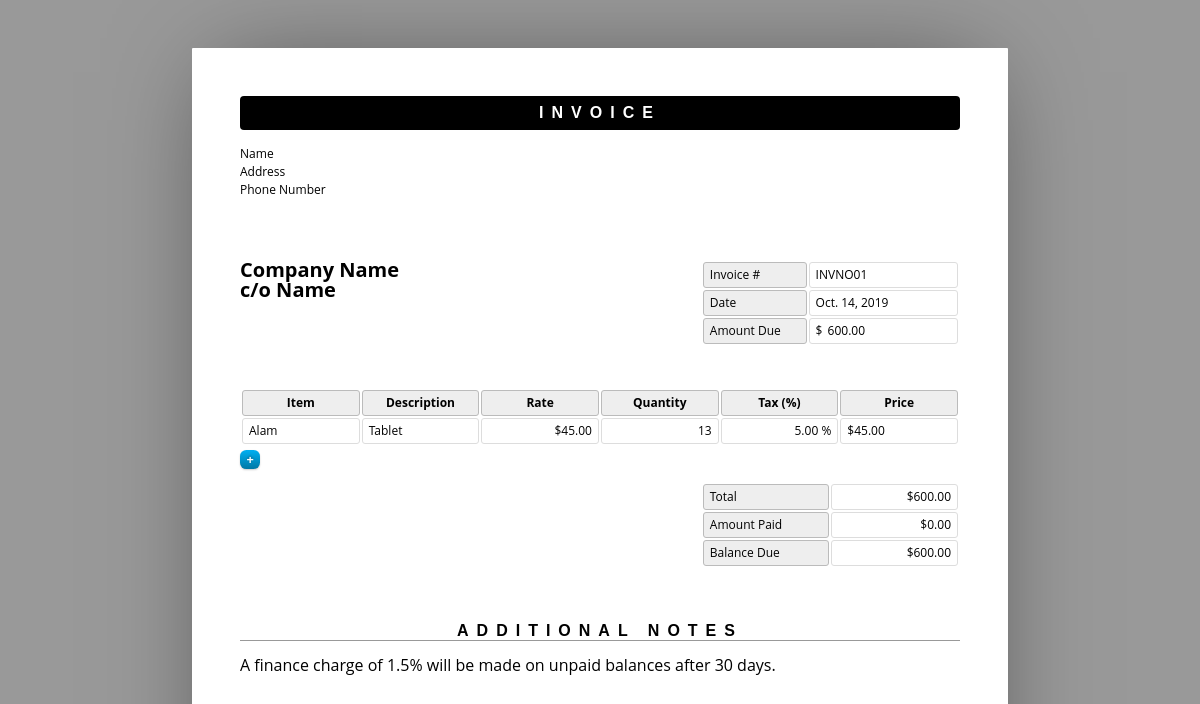
The page /invoice/ on the database as committed earlier.
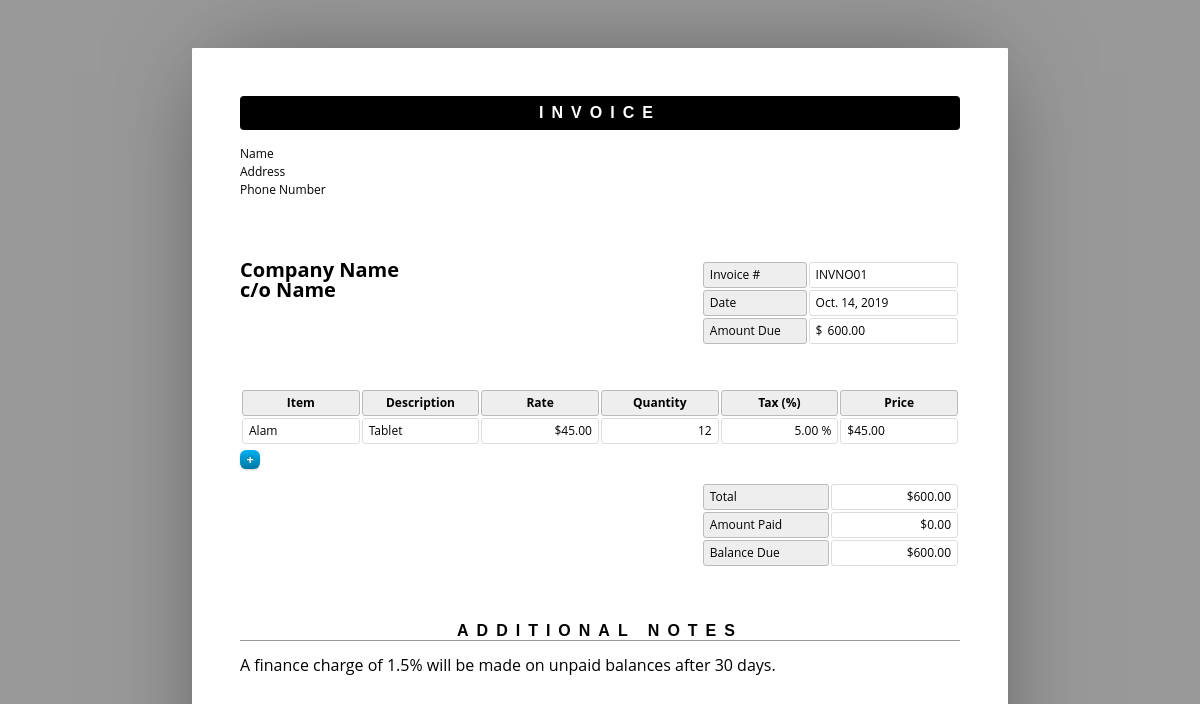
The same page on the database as committed later.
### invoice_medicine/models.py (models this page shows, shortened)
class invoice_medicine(models.Model) :
    invoice_no = models.ForeignKey(invoice,on_delete=models.CASCADE)
    medicine_id = models.ForeignKey(medicineinventory,on_delete=models.CASCADE)
    unit_quantity = models.PositiveIntegerField(default ='1')
    additional_tax = models.DecimalField(max_digits=50,decimal_places=2, default='00.00')
    total_amount = models.DecimalField(max_digits=1000,decimal_places=2, default='0000.00')

### invoice/models.py (models this page shows, shortened)
class invoice(models.Model) :
    invoice_no = models.CharField(max_length=10, default='INVNO',primary_key=True)
    invoice_date = models.DateField()
    supplier_id = models.ForeignKey(supplier,on_delete=models.CASCADE)

### medicineinventory/models.py (models this page shows, shortened)
class medicineinventory(models.Model) :
        medicine_id = models.CharField(max_length=10, default='MID',primary_key=True)
        medicine_name = models.CharField(max_length=35, default='xxx')
        medicine_groups = models.ForeignKey(medicine_group,on_delete=models.CASCADE)
        quantity_on_hand = models.PositiveIntegerField(default = '0')
        reorder_level = models.PositiveIntegerField(default = '1')
        reorder_quantity = models.PositiveIntegerField(default = '1')
        medicine_price = models.DecimalField(max_digits=10000,decimal_places=2, default='00000.00')
        supplier_id = models.ForeignKey(supplier,on_delete=models.CASCADE)

### medicine_group/models.py (models this page shows, shortened)
class medicine_group(models.Model) :
    medicine_groups = models.CharField(max_length=20, default='xxx',primary_key=True)
    medicine_tax = models.DecimalField(max_digits=50,decimal_places=2, default='00.00')
    tax_effective_date = models.DateField()

### invoice_medicine/views.py (the view)
# urls.py: path('invoice/',invoice_medicine_detail_view,name='invoice'),
def invoice_medicine_detail_view(request):
    obj = invoice_medicine.objects.get()
    context = {
        'object' : obj
    }
    return render(request,"invoice/detail.html", context)

### templates/invoice/detail.html (shortened to what this page needs)
{% extends 'form.html' %}
{% load staticfiles %}
{% block content1 %}
	<body>
		    <header>
			    <h1>Invoice</h1>
			    <address contenteditable>
				    <p>Name</p>
				    <p>Address</p>
				    <p>Phone Number</p>
			    </address>
		    </header>
		    <article>
			    <address contenteditable>
				    <p>Company Name<br>c/o Name</p>
			    </address>
			    <table class="meta">
				    <tr>
					    <th><span contenteditable>Invoice #</span></th>
					    <td><span contenteditable>{{ object.invoice_no.invoice_no }}</span></td>
				    </tr>
				    <tr>
					    <th><span contenteditable>Date</span></th>
					    <td><span contenteditable>{{ object.invoice_no.invoice_date }}</span></td>
				    </tr>
				    <tr>
					    <th><span contenteditable>Amount Due</span></th>
					    <td><span id="prefix" contenteditable>$</span><span>600.00</span></td>
				    </tr>
			    </table>
			    <table class="inventory">
				    <thead>
					    <tr>
						    <th><span contenteditable>Item</span></th>
						    <th><span contenteditable>Description</span></th>
						    <th><span contenteditable>Rate</span></th>
							<th><span contenteditable>Quantity</span></th>
							<th><span contenteditable>Tax (%)</span></th>
						    <th><span contenteditable>Price</span></th>
					    </tr>
				    </thead>
				    <tbody>
					    <tr>
						    <td><a class="cut">-</a><span contenteditable>{{ object.medicine_id.medicine_name }}</span></td>
						    <td><span contenteditable>{{ object.medicine_id.medicine_groups.medicine_groups }}</span></td>
						    <td><span data-prefix>$</span><span contenteditable>{{ object.medicine_id.medicine_price }}</span></td>
							<td><span contenteditable>{{ object.medicine_id.quantity_on_hand }}</span></td>
							<td><span contenteditable>{{ object.medicine_id.medicine_groups.medicine_tax }} %</span></td>
						    <td><span data-prefix>$</span><span>{{ object.medicine_id.medicine_price }}</span></td>
					    </tr>
				    </tbody>
			    </table>
			    <a class="add">+</a>
			    <table class="balance">
				    <tr>
					    <th><span contenteditable>Total</span></th>
					    <td><span data-prefix>$</span><span>600.00</span></td>
				    </tr>
				    <tr>
					    <th><span contenteditable>Amount Paid</span></th>
					    <td><span data-prefix>$</span><span contenteditable>0.00</span></td>
				    </tr>
				    <tr>
					    <th><span contenteditable>Balance Due</span></th>
					    <td><span data-prefix>$</span><span>600.00</span></td>
				    </tr>
			    </table>
		    </article>
		    <aside>
			    <h1><span contenteditable>Additional Notes</span></h1>
			    <div contenteditable>
				    <p>A finance charge of 1.5% will be made on unpaid balances after 30 days.</p>
			    </div>
            </aside>
	</body>
{% endblock %}

### templates/form.html (shortened to what this page needs)
{% load staticfiles %}
<!DOCTYPE html>
<html>
<head>
    <link rel="stylesheet" href='{% static "css/style.css" %}' />
    <link rel="stylesheet" href='{% static "css/popup.css" %}' />
    {% load static %}
</head>
<body>
    {% block content1 %}
    {% endblock %}
</body>
</html>

### static/css/style.css (style rules this page uses)
* { border: 0; box-sizing: content-box; color: inherit; font-family: inherit; font-size: inherit; font-style: inherit; font-weight: inherit; line-height: inherit; list-style: none; margin: 0; padding: 0; text-decoration: none; vertical-align: top; }
*[contenteditable] { border-radius: 0.25em; min-width: 1em; outline: 0; }
*[contenteditable] { cursor: pointer; }
span[contenteditable] { display: inline-block; }
h1 { font: bold 100% sans-serif; letter-spacing: 0.5em; text-align: center; text-transform: uppercase; }
table { font-size: 75%; table-layout: fixed; width: 100%; }
table { border-collapse: separate; border-spacing: 2px; }
th, td { border-width: 1px; padding: 0.5em; position: relative; text-align: left; }
th, td { border-radius: 0.25em; border-style: solid; }
th { background: #EEE; border-color: #BBB; }
td { border-color: #DDD; }
html { font: 16px/1 'Open Sans', sans-serif; overflow: auto; padding: 0.5in; }
html { background: #999; cursor: default; }
body { box-sizing: border-box; height: 11in; margin: 0 auto; overflow: hidden; padding: 0.5in; width: 8.5in; }
body { background: #FFF; border-radius: 1px; box-shadow: 0 0 1in -0.25in rgba(0, 0, 0, 0.5); }
header { margin: 0 0 3em; }
header:after { clear: both; content: ""; display: table; }
header h1 { background: #000; border-radius: 0.25em; color: #FFF; margin: 0 0 1em; padding: 0.5em 0; }
header address { float: left; font-size: 75%; font-style: normal; line-height: 1.25; margin: 0 1em 1em 0; }
header address p { margin: 0 0 0.25em; }
article, article address, table.meta, table.inventory { margin: 0 0 3em; }
article:after { clear: both; content: ""; display: table; }
article address { float: left; font-size: 125%; font-weight: bold; }
table.meta, table.balance { float: right; width: 36%; }
table.meta:after, table.balance:after { clear: both; content: ""; display: table; }
table.meta th { width: 40%; }
table.meta td { width: 60%; }
table.inventory { clear: both; width: 100%; }
table.inventory th { font-weight: bold; text-align: center; }
table.inventory td:nth-child(1) { width: 26%; }
table.inventory td:nth-child(2) { width: 38%; }
table.inventory td:nth-child(3) { text-align: right; width: 12%; }
table.inventory td:nth-child(4) { text-align: right; width: 12%; }
table.inventory td:nth-child(5) { text-align: right; width: 12%; }
table.balance th, table.balance td { width: 50%; }
table.balance td { text-align: right; }
aside h1 { border: none; border-width: 0 0 1px; margin: 0 0 1em; }
aside h1 { border-color: #999; border-bottom-style: solid; }
.add, .cut { border-width: 1px; display: block; font-size: .8rem; padding: 0.25em 0.5em; float: left; text-align: center; width: 0.6em; }
.add, .cut { background: #9AF; box-shadow: 0 1px 2px rgba(0,0,0,0.2); background-image: -moz-linear-gradient(#00ADEE 5%, #0078A5 100%); background-image: -webkit-linear-gradient(#00ADEE 5%, #0078A5 100%); border-radius: 0.5em; border-color: #0076A3; color: #FFF; cursor: pointer; font-weight: bold; text-shadow: 0 -1px 2px rgba(0,0,0,0.333); }
.add { margin: -2.5em 0 0; }

Rows that differ between the two databases and show on the page:
changed through a linked row, invoice_medicine "INVNO01": medicine_id.quantity_on_hand "13" → "12"
